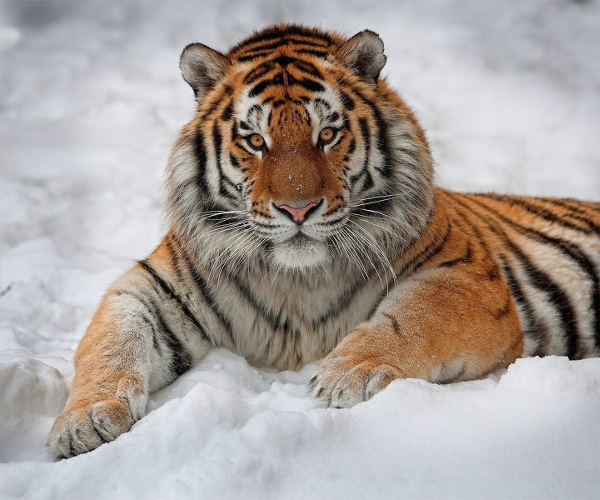
%> input picture matlabCourse/lab8/tygrys.jpeg, 600 x 500 px
$ octave zad6.m   (GNU Octave 9; MATLAB toolbox functions it lacks are replaced by stand-ins)
%> lines starting %> are read from the running program, lines starting %| are printed output that depends on the picture; in (x1, y1, x2, y2) boxes, pixels count from 0 and x2, y2 are one past the last pixel; in counts of white or black regions, pixels touching at a corner belong together; the program's own positions count from 1
I = imread('tygrys.jpeg');
%> I is the input picture: size 500x600x3 uint8; mean R, G, B 167.9, 159.3, 154
J = rgb2gray(I);
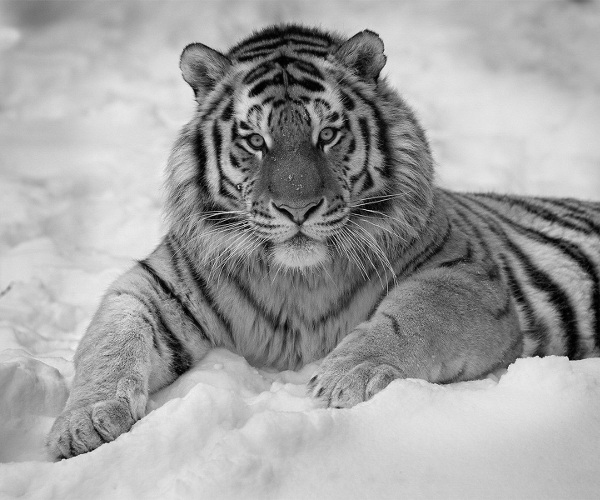
%> J: size 500x600 uint8; min 0, max 241, mean 161.3
subplot(2,2,1);
imshow(J);
subplot(2,2,2);
imhist(J);
B = (J > 100)&(J < 240);
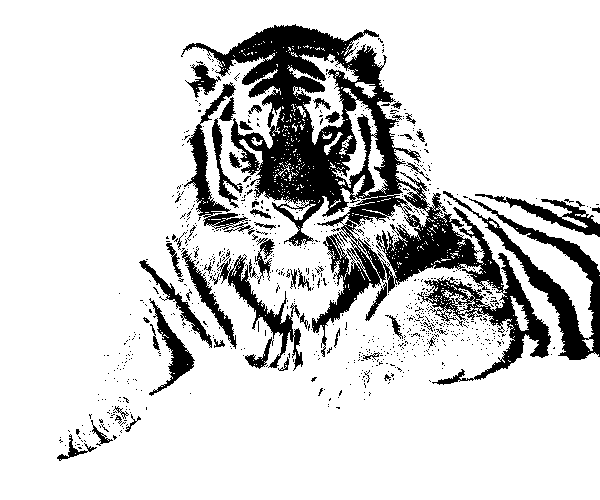
%> B: size 500x600 logical; 83.1% white; 869 black regions (812 under 20 px), largest, box (x1, y1, x2, y2) and area: (181, 24, 551, 385) 31360, (443, 191, 600, 360) 4573, (184, 82, 255, 235) 2034
subplot(2,2,3);
imshow(B);
B = bwmorph(B,'majority');
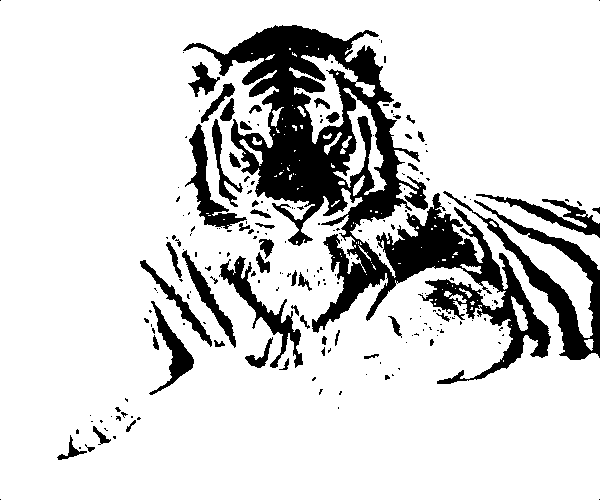
%> B: size 500x600 logical; 83.4% white; 211 black regions (159 under 20 px), largest, box (x1, y1, x2, y2) and area: (183, 25, 551, 384) 32374, (443, 191, 600, 360) 4572, (219, 256, 303, 368) 1905
subplot(2,2,4);
imshow(B);
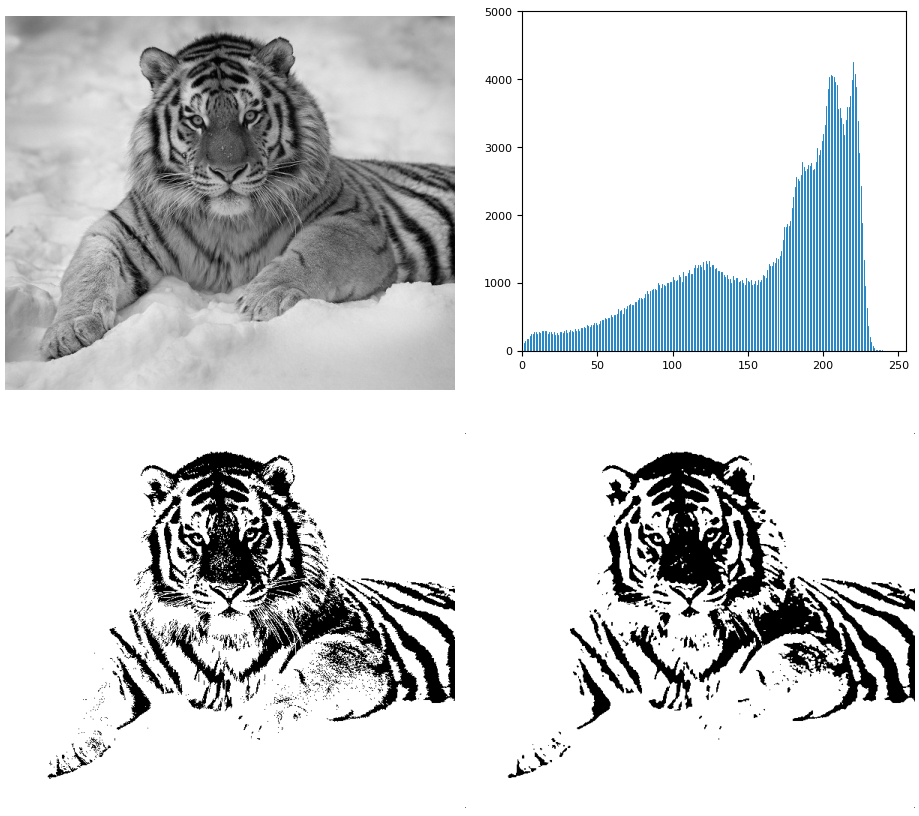
%> figure redrawn from the program's plot data, 4 panels

$ run again, with matlabCourse/lab8/czaple.bmp saved as matlabCourse/lab8/tygrys.jpeg
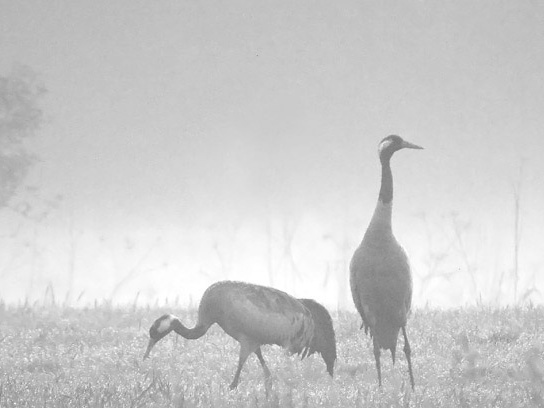
%> input picture matlabCourse/lab8/czaple.bmp, 544 x 408 px
%> I is the input picture: size 408x544 uint8; min 114, max 255, mean 204.4
%> `B = (J > 100)&(J < 240);`:
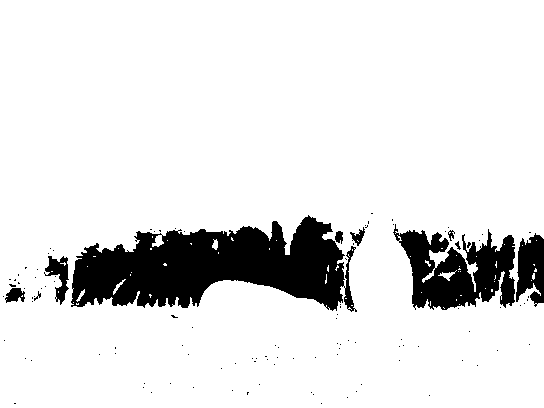
%> B: size 408x544 logical; 88.6% white; 114 black regions (104 under 20 px), largest, box (x1, y1, x2, y2) and area: (71, 215, 357, 312) 16536, (393, 224, 515, 310) 5981, (516, 233, 544, 307) 1472
%> `imshow(B);`:
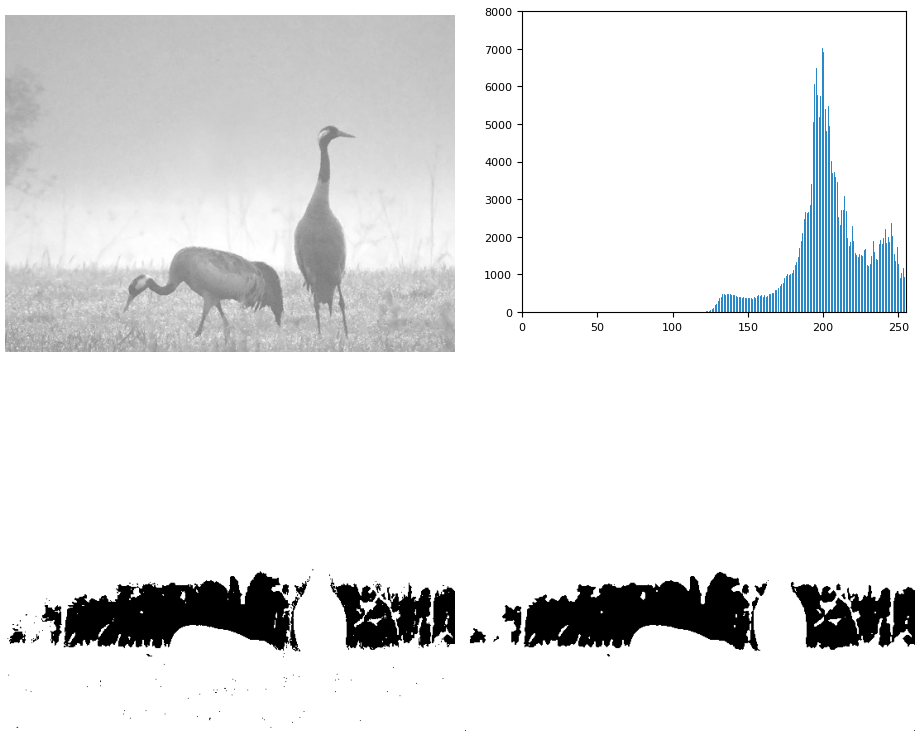
%> figure redrawn from the program's plot data, 4 panels

$ run again, with matlabCourse/lab8/czerniak.jpg copied over matlabCourse/lab8/tygrys.jpeg
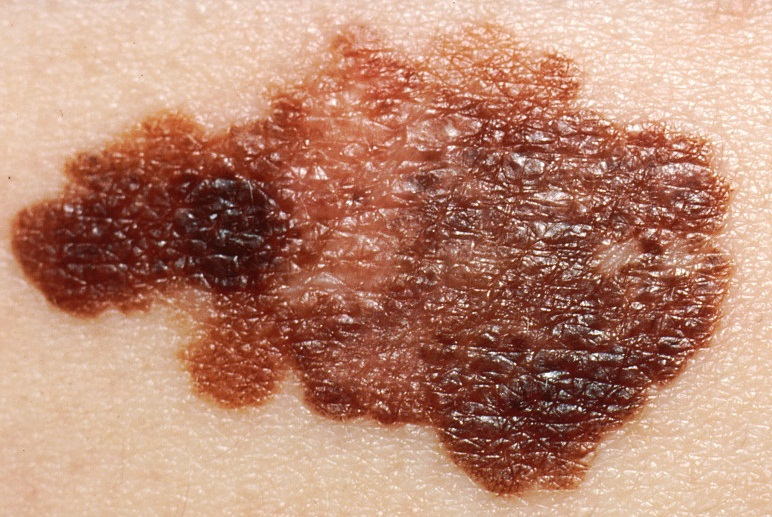
%> input picture matlabCourse/lab8/czerniak.jpg, 772 x 517 px
%> I is the input picture: size 517x772x3 uint8; mean R, G, B 185.9, 136.6, 115.9
%> `B = (J > 100)&(J < 240);`:
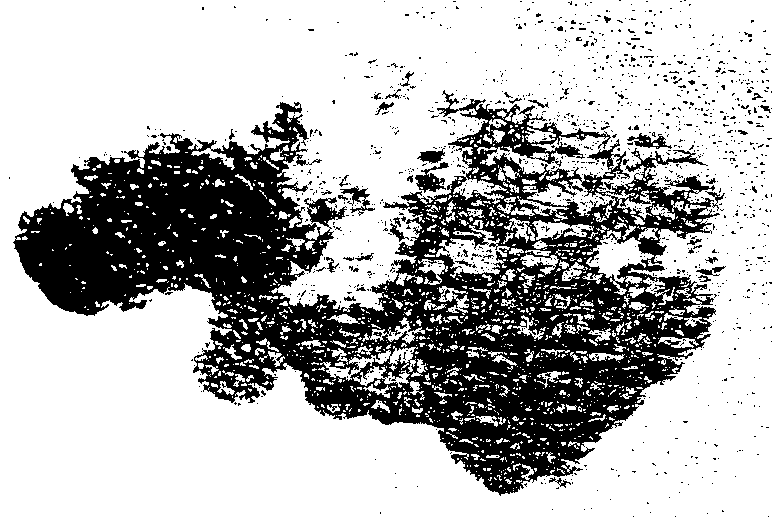
%> B: size 517x772 logical; 70.7% white; 1375 black regions (1330 under 20 px), largest, box (x1, y1, x2, y2) and area: (13, 90, 720, 496) 109621, (415, 162, 449, 193) 451, (340, 186, 375, 216) 326
%> `imshow(B);`:
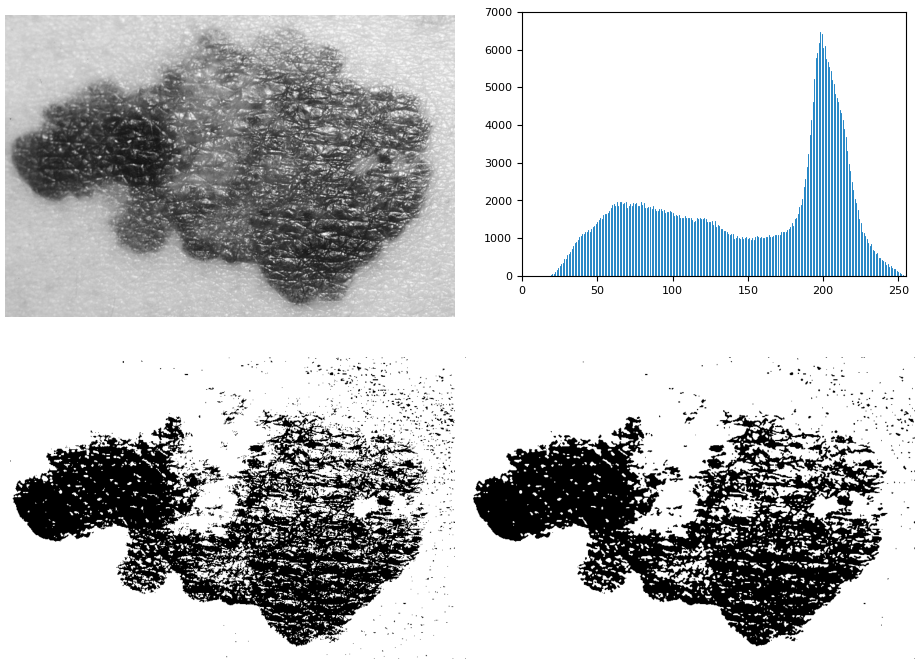
%> figure redrawn from the program's plot data, 4 panels
